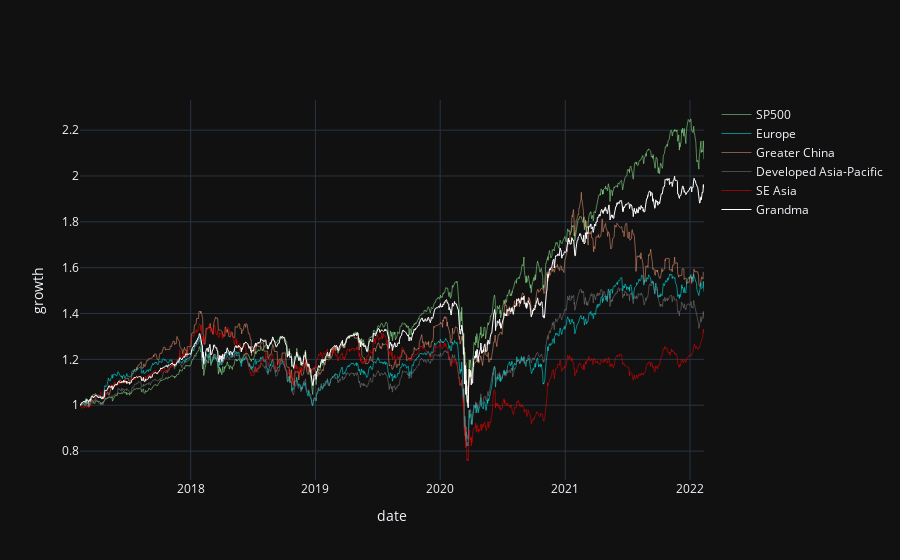

The cell this chart's notebook holds for it:
### Code cell
import plotly.graph_objects as go

color_map = {
    'SP500':'palegreen',
    'Europe':'cyan',
    'Greater China':'lightsalmon',
    'Developed Asia-Pacific': 'grey',
    'SE Asia': 'red'
}

fig = go.Figure()

for name, data in d_data.items():
    index_select = (data['date']>=backtest_start_date) & (data['date']<=backtest_end_date)
    df = data[index_select].copy()
    baseline_price = df[price_col].iloc[0]

    fig.add_trace(go.Scatter(x=df['date'], y=df[price_col]/baseline_price, name=name, line=dict(color=color_map[name], width=0.5)))



fig.add_trace(go.Scatter(x=list(d_total_dollar.keys()), y=pd.Series(d_total_dollar.values())/100, name='Grandma', line=dict(color='white', width=1)))

fig.update_layout(template='plotly_dark', xaxis_title='date', yaxis_title='growth')

### Figure 1 — Plotly figure (JSON) as saved in the notebook; plotly's stock layout.template omitted (floating-point values rounded to 4 significant figures; data arrays with more than 128 entries replaced by an {"elided": "..."} marker saying what was removed)
{"data": [{"line": {"color": "palegreen", "width": 0.5}, "name": "SP500", "type": "scatter", "x": {"elided": "1260 str values"}, "y": {"elided": "1260 float values"}}, {"line": {"color": "cyan", "width": 0.5}, "name": "Europe", "type": "scatter", "x": {"elided": "1260 str values"}, "y": {"elided": "1260 float values"}}, {"line": {"color": "lightsalmon", "width": 0.5}, "name": "Greater China", "type": "scatter", "x": {"elided": "1233 str values"}, "y": {"elided": "1233 float values"}}, {"line": {"color": "grey", "width": 0.5}, "name": "Developed Asia-Pacific", "type": "scatter", "x": {"elided": "1260 str values"}, "y": {"elided": "1260 float values"}}, {"line": {"color": "red", "width": 0.5}, "name": "SE Asia", "type": "scatter", "x": {"elided": "1260 str values"}, "y": {"elided": "1260 float values"}}, {"line": {"color": "white", "width": 1}, "name": "Grandma", "type": "scatter", "x": {"elided": "1827 str values"}, "y": {"elided": "1827 float values"}}], "layout": {"xaxis": {"title": {"text": "date"}}, "yaxis": {"title": {"text": "growth"}}}}
